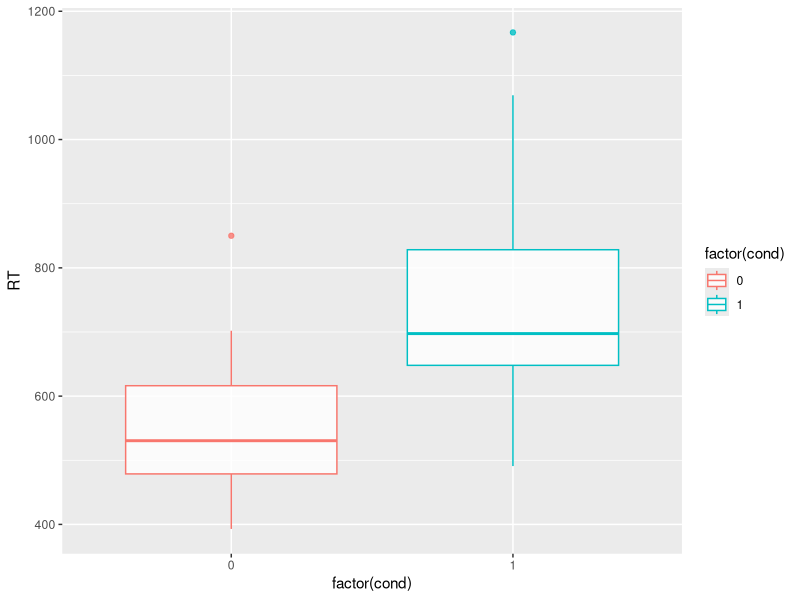

Here is the R script that generated this plot:
## ---- chunk 1
#| output: false
library(ggplot2)
library(readr)
data <- read_csv("session_SAMPLE.csv")
## ---- chunk 2
ggplot(data, aes(x = factor(cond), y = RT)) +
  geom_boxplot(aes(colour = factor(cond)), alpha = 0.8)
